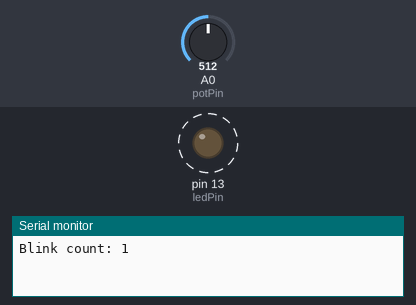
A sketch run on a simulated Arduino Uno, built with avr-gcc and run on an emulated ATmega328P. Parts: output pins drawn as LEDs (lit = HIGH), the last lines printed to the serial monitor. Dashed ring = blinking. The test bench sets the inputs (shaded band); at power-on: A0 (potPin) = 512.

Above: at 1.8 s.
1.9 s: A0 (potPin) set to 306
At 2.2 s:
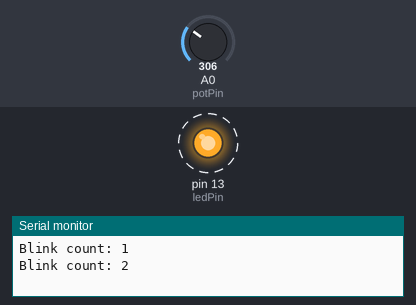
5.4 s: A0 (potPin) set to 122
8.9 s: A0 (potPin) set to 0
At 10.2 s:
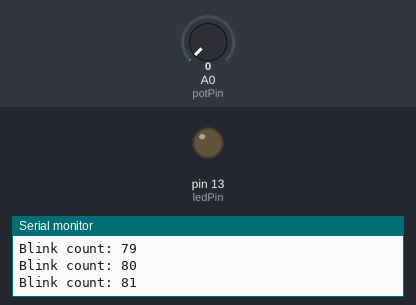
13.0 s: A0 (potPin) set to 511
At 13.26 s:
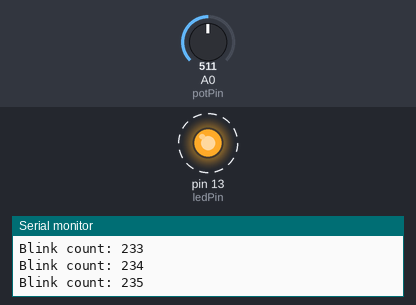
Timing chart, 0 to 18.1 s (numbered marks = the images above; inputs shaded):
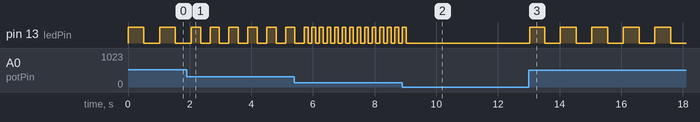

Measured:
- after the input at 1.9 s, pin 13 (ledPin): alternates HIGH for 0.31 s and LOW for 0.31 s, starting after 0.46 s
- after the input at 8.9 s, pin 13 (ledPin): goes on until 9.0 s, then stays LOW
- after the input at 13.0 s, pin 13 (ledPin): alternates HIGH for 0.51 s and LOW for 0.51 s, starting at once
- by itself, pin 13 (ledPin): alternates HIGH for 0.51 s and LOW for 0.51 s

The sketch:

blink_led_using_arduino_pin_13_v.1.3.ino
```cpp
/*
 @author Mukul Bindal
 @date 2026-07-01
 @brief LED control system featuring serial diagnostics and potentiometer speed regulation.
 */

//tinkercad link : https://www.tinkercad.com/things/5hKuMvlDwwN-blink-led-using-arduino-pin-13
int ledPin = 13;
int potPin = A0;
int blinkCount = 0;

void setup() {
  pinMode(ledPin, OUTPUT);
  Serial.begin(9600);
}

void loop() {
  int sensorValue = analogRead(potPin);

  digitalWrite(ledPin, HIGH);
  delay(sensorValue);
  digitalWrite(ledPin, LOW);
  delay(sensorValue);

  blinkCount++;
  Serial.print("Blink count: ");
  Serial.println(blinkCount);
}
```
